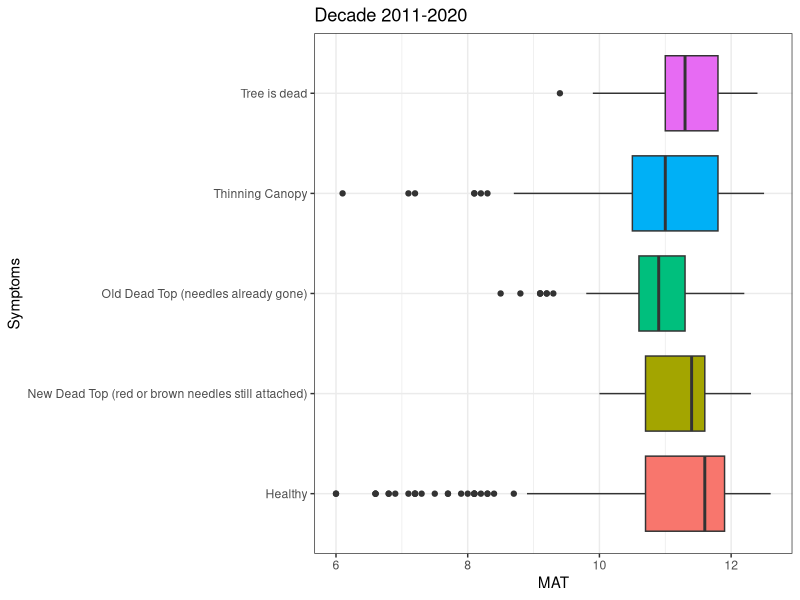
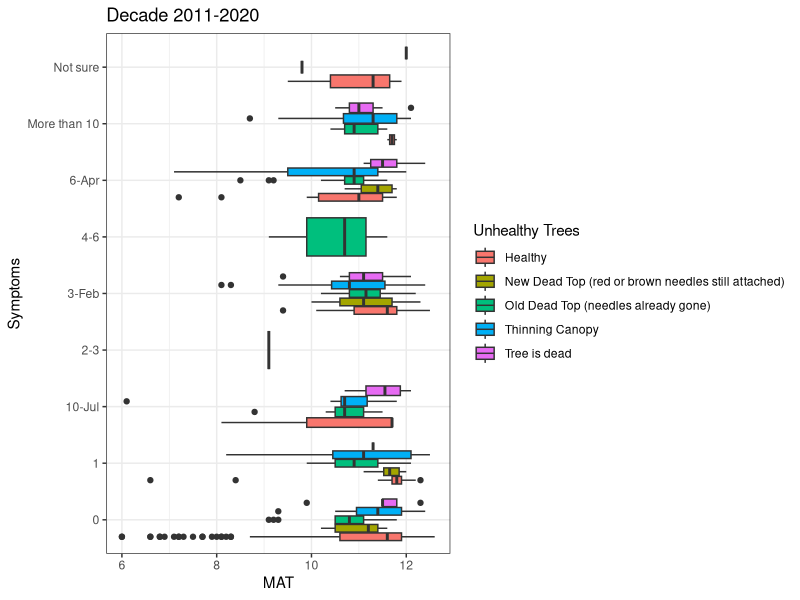
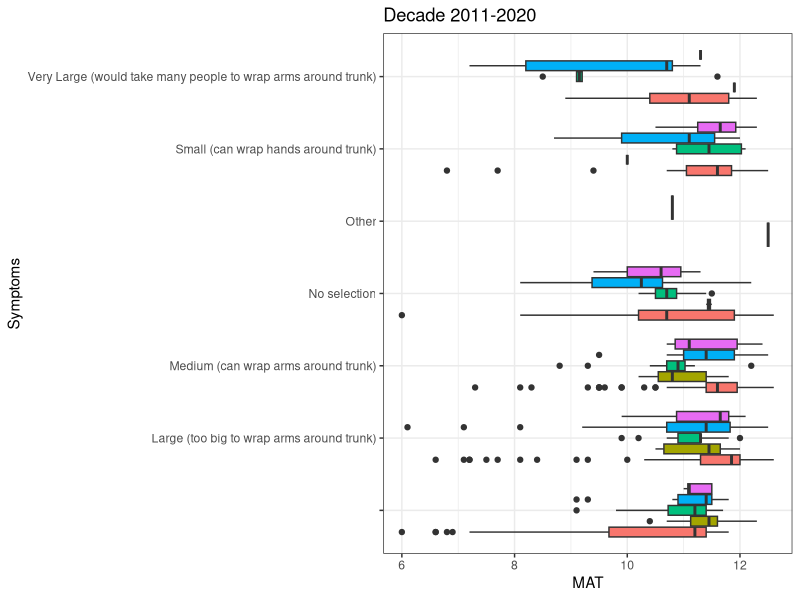
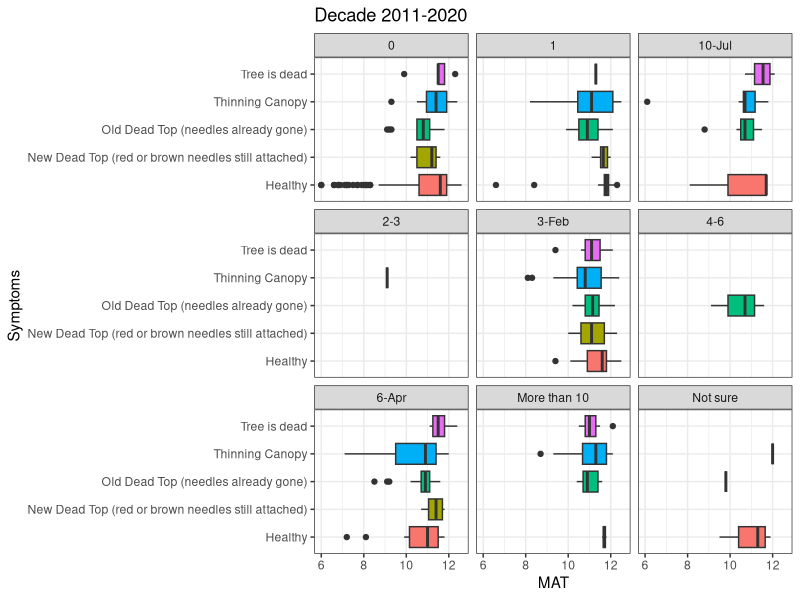
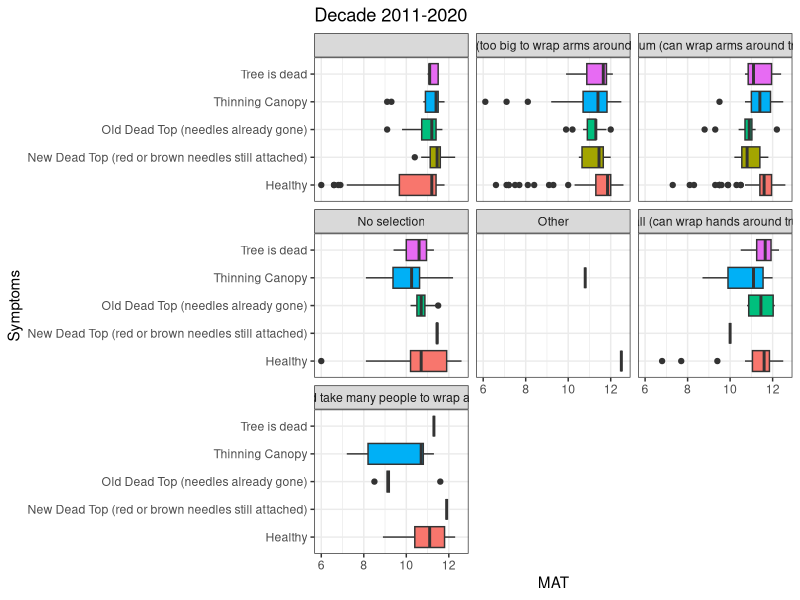
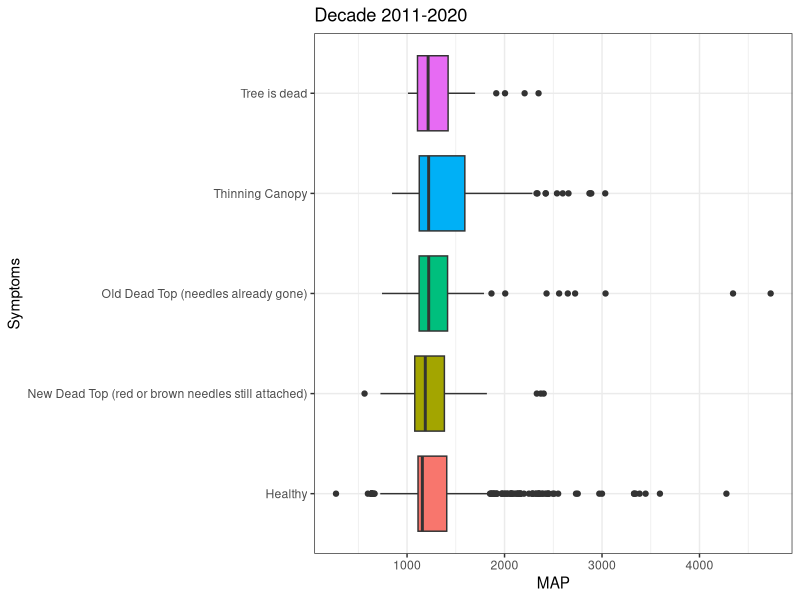
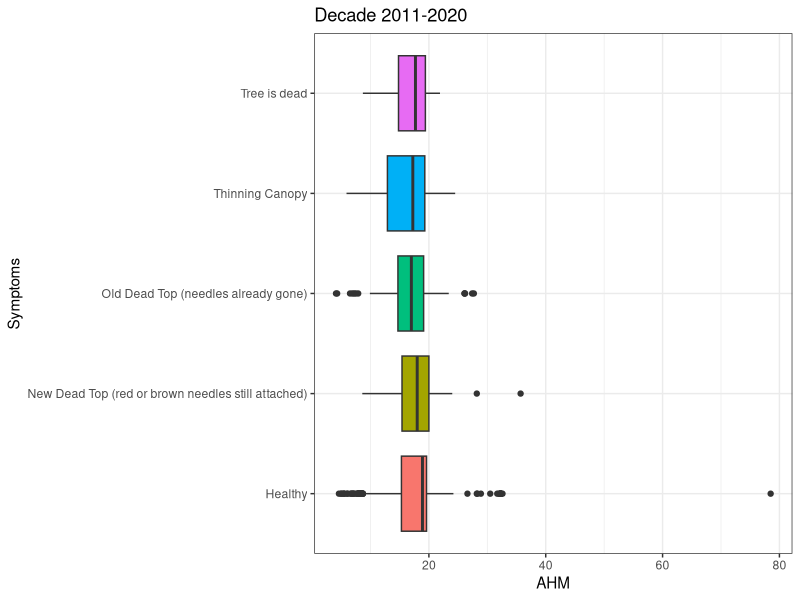
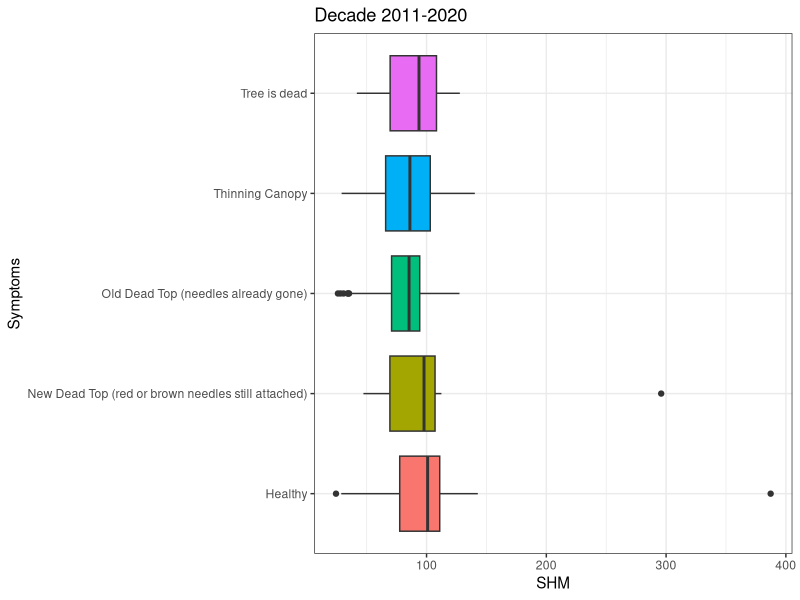

R code for these plots, in order:
## ---- chunk 1
knitr::opts_chunk$set(echo = FALSE)
knitr::opts_knit$set(root.dir = "/Users/redcedar/ServerFiles/redcedar/") 
## ---- chunk 2
#install.packages("tidyverse")
library(tidyverse)
## ---- chunk 3
data <- read.csv("./data/observations-9.19.21.csv")
## ---- chunk 4
gps <- data[c(1,22,23)]
gps <- rename(gps,lat = latitude) %>% `colnames<-`(c("ID2","lat","long")) %>% mutate(el = ".") #columns were ranamed to match format for ClimateNA tool.
## ---- chunk 5
normals <- read.csv("./data/gps_Normal_1991_2020MSY.csv")
normals <- rename(normals, id = ID2) #rename column 'ID2' (changed for ClimateNA tool) back to 'id'
## ---- chunk 6
lastdecade <- read.csv("./data/gps_Decade_2011_2020MSY.csv")
lastdecade <- rename(lastdecade, id = ID2) #rename column 'ID2' (changed for ClimateNA tool) back to 'id'
## ---- chunk 7
topo <- read.csv("./data/gps plus DEM and TOPO data.csv")
topo <- rename(topo, id = ID2) #rename column 'ID2' (changed for ClimateNA tool) back to 'id'
## ---- chunk 8
wasoils <- read.csv("./data/Washington_GPS_Soils_Data_muaggatt_component.csv")
orsoils <- read.csv("./data/Oregon_GPS_Soils_Data_muagget_component.csv") #note misspelling of muaggatt
wasoils <- rename(wasoils, id = ID2) #rename column 'ID2' (changed for ClimateNA tool) back to 'id'
orsoils <- rename(orsoils, id = ID2) #rename column 'ID2' (changed for ClimateNA tool) back to 'id'
pnwsoils <- bind_rows(wasoils,orsoils)
## ---- chunk 9
#combinednormals <- left_join(data,normals,by="id")  %>% left_join(.,topo,by="id") %>% left_join(.,pnwsoils,by="id")
combo.decade <- left_join(data,lastdecade,by="id")  %>% left_join(.,topo,by="id") %>% left_join(.,pnwsoils,by="id")
## ---- chunk 10
combo.decade$field.tree.canopy.symptoms[combo.decade$field.tree.canopy.symptoms=="Multiple Symptoms"] <-"Multiple Symptoms (please list in Notes)"
combo.decade$field.tree.canopy.symptoms[combo.decade$field.tree.canopy.symptoms=="multiple symptoms"] <-"Multiple Symptoms (please list in Notes)"
combo.decade$field.tree.canopy.symptoms[combo.decade$field.tree.canopy.symptoms=="thinning foliage"] <-"Thinning Canopy"
combo.decade$field.tree.canopy.symptoms[combo.decade$field.tree.canopy.symptoms=="healthy"] <-"Healthy"
combo.decade$field.tree.canopy.symptoms[combo.decade$field.tree.canopy.symptoms=="dead top"] <-"Old Dead Top (needles already gone)"
combo.decade <- combo.decade %>% droplevels()
combo.decade$field.tree.canopy.symptoms <- as.factor(combo.decade$field.tree.canopy.symptoms)
#levels(combo.decade$field.tree.canopy.symptoms)
## ---- chunk 11
combo.decade$field.number.of.additional.unhealthy.trees..of.same.species..in.area..within.sight.[combo.decade$field.number.of.additional.unhealthy.trees..of.same.species..in.area..within.sight.=="4"] <- "4-6"
combo.decade$field.number.of.additional.unhealthy.trees..of.same.species..in.area..within.sight.[combo.decade$field.number.of.additional.unhealthy.trees..of.same.species..in.area..within.sight.=="5"] <- "4-6"
combo.decade$field.number.of.additional.unhealthy.trees..of.same.species..in.area..within.sight.[combo.decade$field.number.of.additional.unhealthy.trees..of.same.species..in.area..within.sight.=="2"] <- "2-3"
combo.decade <- combo.decade %>% droplevels()
combo.decade$field.number.of.additional.unhealthy.trees..of.same.species..in.area..within.sight. <- as.factor(combo.decade$field.number.of.additional.unhealthy.trees..of.same.species..in.area..within.sight.)
#levels(combo.decade$field.number.of.additional.unhealthy.trees..of.same.species..in.area..within.sight.)
## ---- chunk 12
combo.decade$field.optional...tree.size[combo.decade$field.optional...tree.size == "Large"] <- "Large (too big to wrap arms around trunk)"
combo.decade$field.optional...tree.size[combo.decade$field.optional...tree.size == "Medium"] <- "Medium (can wrap arms around trunk)"
combo.decade$field.optional...tree.size[combo.decade$field.optional...tree.size == "Small"] <- "Small (can wrap hands around trunk)"
combo.decade$field.optional...tree.size[combo.decade$field.optional...tree.size == "Very Large"] <- "Very Large (would take many people to wrap arms around trunk)"
combo.decade <- combo.decade %>% droplevels()
combo.decade$field.optional...tree.size <- as.factor(combo.decade$field.optional...tree.size)
#levels(combo.decade$field.optional...tree.size)
## ---- chunk 13
combo.decade <- combo.decade %>% filter(MAP >0 & RASTERVALU>=0, na.rm=TRUE)
## ---- chunk 14
combo.decade %>% group_by(field.tree.canopy.symptoms) %>% count()
## ---- chunk 15
filtered.symptoms <- combo.decade  %>% filter(field.tree.canopy.symptoms=="Healthy"|field.tree.canopy.symptoms=="Thinning Canopy"|field.tree.canopy.symptoms=="New Dead Top (red or brown needles still attached)"|field.tree.canopy.symptoms=="Old Dead Top (needles already gone)"|field.tree.canopy.symptoms=="Tree is dead") %>% droplevels()
#levels(filtered.symptoms$field.tree.canopy.symptoms)
## ---- chunk 16
filtered.symptoms %>% group_by(field.tree.canopy.symptoms) %>% count()
## ---- chunk 17
level_key <- c("Healthy" = "Healthy", "Thinning Canopy" = "Unhealthy", "New Dead Top (red or brown needles still attached)" = "Unhealthy", "Old Dead Top (needles already gone)" = "Unhealthy", "Tree is dead" = "Unhealthy", "Multiple Symptoms (please list in Notes)" = "Unhealthy", "Extra Cone Crop" = "Unhealthy", "Browning Canopy" = "Unhealthy","Branch Dieback or 'Flagging'" = "Unhealthy", "Other (please describe in Notes)" = "Unhealthy", "Yellowing Canopy" = "Unhealthy")

binary <- combo.decade
binary$field.tree.canopy.symptoms <- recode_factor(binary$field.tree.canopy.symptoms, !!!level_key)
#levels(binary$field.tree.canopy.symptoms)
## ---- chunk 18
binary %>% group_by(field.tree.canopy.symptoms) %>% count()
## ---- chunk 19
ggplot(filtered.symptoms,aes(field.tree.canopy.symptoms,MAT,fill=field.tree.canopy.symptoms))+geom_boxplot(show.legend=FALSE)+coord_flip()+theme_bw() +labs(title="Decade 2011-2020",x="Symptoms")
## ---- chunk 20
ggplot(filtered.symptoms,aes(field.number.of.additional.unhealthy.trees..of.same.species..in.area..within.sight.,MAT,fill=field.tree.canopy.symptoms))+geom_boxplot()+coord_flip()+theme_bw() +labs(fill="Unhealthy Trees")+labs(title="Decade 2011-2020",x="Symptoms")
## ---- chunk 21
ggplot(filtered.symptoms,aes(field.optional...tree.size,MAT,fill=field.tree.canopy.symptoms))+geom_boxplot(show.legend=FALSE)+coord_flip()+theme_bw() +labs(fill="Unhealthy Trees")+labs(title="Decade 2011-2020",x="Symptoms")
## ---- chunk 22
ggplot(filtered.symptoms,aes(field.tree.canopy.symptoms,MAT,fill=field.tree.canopy.symptoms))+geom_boxplot(show.legend=FALSE)+coord_flip()+facet_wrap(~field.number.of.additional.unhealthy.trees..of.same.species..in.area..within.sight.)+theme_bw() +labs(title="Decade 2011-2020",x="Symptoms")
## ---- chunk 23
ggplot(filtered.symptoms,aes(field.tree.canopy.symptoms,MAT,fill=field.tree.canopy.symptoms))+geom_boxplot(show.legend=FALSE)+coord_flip()+theme_bw() +facet_wrap(~field.optional...tree.size) +labs(title="Decade 2011-2020",x="Symptoms")
## ---- chunk 24
ggplot(filtered.symptoms,aes(field.tree.canopy.symptoms,MAP,fill=field.tree.canopy.symptoms))+geom_boxplot(show.legend=FALSE)+coord_flip()+theme_bw() +labs(title="Decade 2011-2020",x="Symptoms")
## ---- chunk 25
ggplot(filtered.symptoms,aes(field.tree.canopy.symptoms,AHM,fill=field.tree.canopy.symptoms))+geom_boxplot(show.legend=FALSE)+coord_flip()+theme_bw() +labs(title="Decade 2011-2020",x="Symptoms")
## ---- chunk 26
ggplot(filtered.symptoms,aes(field.tree.canopy.symptoms,SHM,fill=field.tree.canopy.symptoms))+geom_boxplot(show.legend=FALSE)+coord_flip()+theme_bw() +labs(title="Decade 2011-2020",x="Symptoms")
## ---- chunk 27
filtered.symptoms.shm <- filtered.symptoms %>% filter(SHM<200) %>% droplevels()
## ---- chunk 28
ggplot(filtered.symptoms.shm,aes(field.tree.canopy.symptoms,SHM,fill=field.tree.canopy.symptoms))+geom_boxplot(show.legend=FALSE)+coord_flip()+theme_bw() +labs(title="Decade 2011-2020",x="Symptoms", y="Summer Heat-Moisture Index")
## ---- chunk 29
ggplot(filtered.symptoms,aes(field.tree.canopy.symptoms,MSP,fill=field.tree.canopy.symptoms))+geom_boxplot(show.legend=FALSE)+coord_flip()+theme_bw() +labs(title="Decade 2011-2020",x="Symptoms")
## ---- chunk 30
ggplot(filtered.symptoms,aes(field.tree.canopy.symptoms,CMD,fill=field.tree.canopy.symptoms))+geom_boxplot(show.legend=FALSE)+coord_flip()+theme_bw() +labs(title="Decade 2011-2020",x="Symptoms")
## ---- chunk 31
ggplot(filtered.symptoms,aes(field.tree.canopy.symptoms,Eref,fill=field.tree.canopy.symptoms))+geom_boxplot(show.legend=FALSE)+coord_flip()+theme_bw() +labs(title="Decade 2011-2020",x="Symptoms")
## ---- chunk 32
ggplot(filtered.symptoms,aes(field.tree.canopy.symptoms,Aspect.x,fill=field.tree.canopy.symptoms))+geom_boxplot(show.legend=FALSE)+coord_flip()+theme_bw() +labs(title="Aspect (degrees)",x="Symptoms")
## ---- chunk 33
ggplot(filtered.symptoms,aes(field.tree.canopy.symptoms,Slope.x,fill=field.tree.canopy.symptoms))+geom_boxplot(show.legend=FALSE)+coord_flip()+theme_bw() +labs(title="Slope (degrees)",x="Symptoms")
## ---- chunk 34
ggplot(filtered.symptoms,aes(field.tree.canopy.symptoms,PNWSRTMDEM.x,fill=field.tree.canopy.symptoms))+geom_boxplot(show.legend=FALSE)+coord_flip()+theme_bw() +labs(title="Elevation (meters)",x="Symptoms")
## ---- chunk 35
ggplot(filtered.symptoms,aes(Slope.x,CMD,color=field.tree.canopy.symptoms))+geom_point()
## ---- chunk 36
ggplot(filtered.symptoms,aes(Slope.x,CMD,color=field.tree.canopy.symptoms))+geom_smooth()
## ---- chunk 37
ggplot(filtered.symptoms,aes(Slope.x,CMD,color=field.tree.canopy.symptoms))+geom_smooth()+facet_wrap(~field.tree.canopy.symptoms)
## ---- chunk 38
ggplot(filtered.symptoms,aes(PNWSRTMDEM.x,CMD,color=field.tree.canopy.symptoms))+geom_smooth()
## ---- chunk 39
ggplot(filtered.symptoms,aes(field.tree.canopy.symptoms,muaggatt_brockdepmin,fill=field.tree.canopy.symptoms))+geom_boxplot(show.legend=FALSE)+coord_flip()+theme_bw() +labs(x="Symptoms")
## ---- chunk 40
ggplot(filtered.symptoms,aes(muaggatt_drclassdcd,field.tree.canopy.symptoms,color=field.tree.canopy.symptoms))+geom_count(show.legend=FALSE)+coord_flip()+theme_bw() +labs(x="Symptoms")
## ---- chunk 41
ggplot(filtered.symptoms,aes(field.tree.canopy.symptoms,fill=field.tree.canopy.symptoms))+geom_bar(show.legend=FALSE)+coord_flip()+theme_bw() +labs(x="Symptoms")+facet_wrap(~muaggatt_drclassdcd)
## ---- chunk 42
ggplot(filtered.symptoms,aes(muaggatt_drclasswettest,field.tree.canopy.symptoms,color=field.tree.canopy.symptoms))+geom_count(show.legend=FALSE)+coord_flip()+theme_bw() +labs(x="Symptoms")
## ---- chunk 43
ggplot(filtered.symptoms,aes(field.tree.canopy.symptoms,fill=field.tree.canopy.symptoms))+geom_bar(show.legend=FALSE)+coord_flip()+theme_bw() +labs(x="Symptoms")+facet_wrap(~muaggatt_drclasswettest)
## ---- chunk 44
ggplot(filtered.symptoms,aes(muaggatt_hydgrpdcd,field.tree.canopy.symptoms,color=field.tree.canopy.symptoms))+geom_count(show.legend=FALSE)+coord_flip()+theme_bw() +labs(x="Symptoms")
## ---- chunk 45
ggplot(filtered.symptoms,aes(field.tree.canopy.symptoms,fill=field.tree.canopy.symptoms))+geom_bar(show.legend=FALSE)+coord_flip()+theme_bw() +labs(x="Symptoms")+facet_wrap(~muaggatt_hydgrpdcd)
## ---- chunk 46
ggplot(filtered.symptoms,aes(field.tree.canopy.symptoms,muaggatt_slopegradwta,fill=field.tree.canopy.symptoms))+geom_boxplot(show.legend=FALSE)+coord_flip()+theme_bw() +labs(x="Symptoms")
## ---- chunk 47
ggplot(filtered.symptoms,aes(field.tree.canopy.symptoms,muaggatt_niccdcdpct,fill=field.tree.canopy.symptoms))+geom_boxplot(show.legend=FALSE)+coord_flip()+theme_bw() +labs(x="Symptoms")
## ---- chunk 48
ggplot(binary,aes(field.tree.canopy.symptoms,MAT,fill=field.tree.canopy.symptoms))+geom_boxplot(show.legend=FALSE)+coord_flip()+theme_bw() +labs(title="Decade 2011-2020",x="Symptoms")
## ---- chunk 49
ggplot(binary,aes(field.number.of.additional.unhealthy.trees..of.same.species..in.area..within.sight.,MAT,fill=field.tree.canopy.symptoms))+geom_boxplot()+coord_flip()+theme_bw() +labs(fill="Unhealthy Trees")+labs(title="Decade 2011-2020",x="Symptoms")
## ---- chunk 50
ggplot(binary,aes(field.optional...tree.size,MAT,fill=field.tree.canopy.symptoms))+geom_boxplot(show.legend=FALSE)+coord_flip()+theme_bw() +labs(fill="Unhealthy Trees")+labs(title="Decade 2011-2020",x="Symptoms")
## ---- chunk 51
ggplot(binary,aes(field.tree.canopy.symptoms,MAT,fill=field.tree.canopy.symptoms))+geom_boxplot(show.legend=FALSE)+coord_flip()+facet_wrap(~field.number.of.additional.unhealthy.trees..of.same.species..in.area..within.sight.)+theme_bw() +labs(title="Decade 2011-2020",x="Symptoms")
## ---- chunk 52
ggplot(binary,aes(field.tree.canopy.symptoms,MAT,fill=field.tree.canopy.symptoms))+geom_boxplot(show.legend=FALSE)+coord_flip()+theme_bw() +facet_wrap(~field.optional...tree.size) +labs(title="Decade 2011-2020",x="Symptoms")
## ---- chunk 53
ggplot(binary,aes(field.tree.canopy.symptoms,MAP,fill=field.tree.canopy.symptoms))+geom_boxplot(show.legend=FALSE)+coord_flip()+theme_bw() +labs(title="Decade 2011-2020",x="Symptoms")
## ---- chunk 54
ggplot(binary,aes(field.tree.canopy.symptoms,AHM,fill=field.tree.canopy.symptoms))+geom_boxplot(show.legend=FALSE)+coord_flip()+theme_bw() +labs(title="Decade 2011-2020",x="Symptoms")
## ---- chunk 55
ggplot(binary,aes(field.tree.canopy.symptoms,SHM,fill=field.tree.canopy.symptoms))+geom_boxplot(show.legend=FALSE)+coord_flip()+theme_bw() +labs(title="Decade 2011-2020",x="Symptoms")
## ---- chunk 56
binary.shm <- binary %>% filter(SHM<200) %>% droplevels()
## ---- chunk 57
ggplot(binary.shm,aes(field.tree.canopy.symptoms,SHM,fill=field.tree.canopy.symptoms))+geom_boxplot(show.legend=FALSE)+coord_flip()+theme_bw() +labs(title="Decade 2011-2020",x="Symptoms")
## ---- chunk 58
ggplot(binary,aes(field.tree.canopy.symptoms,MSP,fill=field.tree.canopy.symptoms))+geom_boxplot(show.legend=FALSE)+coord_flip()+theme_bw() +labs(title="Decade 2011-2020",x="Symptoms")
## ---- chunk 59
ggplot(binary,aes(field.tree.canopy.symptoms,CMD,fill=field.tree.canopy.symptoms))+geom_boxplot(show.legend=FALSE)+coord_flip()+theme_bw() +labs(title="Decade 2011-2020",x="Symptoms")
## ---- chunk 60
ggplot(binary,aes(field.tree.canopy.symptoms,Eref,fill=field.tree.canopy.symptoms))+geom_boxplot(show.legend=FALSE)+coord_flip()+theme_bw() +labs(title="Decade 2011-2020",x="Symptoms")
## ---- chunk 61
ggplot(binary,aes(PNWSRTMDEM.x,CMD,color=field.tree.canopy.symptoms))+geom_smooth()
## ---- chunk 62
ggplot(binary,aes(field.tree.canopy.symptoms,Slope.x,fill=field.tree.canopy.symptoms))+geom_boxplot(show.legend=FALSE)+coord_flip()+theme_bw() +labs(title="Slope (degrees)",x="Symptoms")
## ---- chunk 63
ggplot(binary,aes(field.tree.canopy.symptoms,muaggatt_brockdepmin,fill=field.tree.canopy.symptoms))+geom_boxplot(show.legend=FALSE)+coord_flip()+theme_bw() +labs(x="Symptoms")
## ---- chunk 64
ggplot(binary,aes(muaggatt_drclassdcd,field.tree.canopy.symptoms,color=field.tree.canopy.symptoms))+geom_count(show.legend=FALSE)+coord_flip()+theme_bw() +labs(x="Symptoms")
## ---- chunk 65
ggplot(binary,aes(field.tree.canopy.symptoms,fill=field.tree.canopy.symptoms))+geom_bar(show.legend=FALSE)+coord_flip()+theme_bw() +labs(x="Symptoms")+facet_wrap(~muaggatt_drclassdcd)
## ---- chunk 66
ggplot(binary,aes(muaggatt_drclasswettest,field.tree.canopy.symptoms,color=field.tree.canopy.symptoms))+geom_count(show.legend=FALSE)+coord_flip()+theme_bw() +labs(x="Symptoms")
## ---- chunk 67
ggplot(binary,aes(field.tree.canopy.symptoms,fill=field.tree.canopy.symptoms))+geom_bar(show.legend=FALSE)+coord_flip()+theme_bw() +labs(x="Symptoms")+facet_wrap(~muaggatt_drclasswettest)
## ---- chunk 68
ggplot(binary,aes(muaggatt_hydgrpdcd,field.tree.canopy.symptoms,color=field.tree.canopy.symptoms))+geom_count(show.legend=FALSE)+coord_flip()+theme_bw() +labs(x="Symptoms")
## ---- chunk 69
ggplot(binary,aes(field.tree.canopy.symptoms,fill=field.tree.canopy.symptoms))+geom_bar(show.legend=FALSE)+coord_flip()+theme_bw() +labs(x="Symptoms")+facet_wrap(~muaggatt_hydgrpdcd)
## ---- chunk 70
ggplot(binary,aes(field.tree.canopy.symptoms,muaggatt_slopegradwta,fill=field.tree.canopy.symptoms))+geom_boxplot(show.legend=FALSE)+coord_flip()+theme_bw() +labs(x="Symptoms")
## ---- chunk 71
ggplot(binary,aes(field.tree.canopy.symptoms,muaggatt_niccdcdpct,fill=field.tree.canopy.symptoms))+geom_boxplot(show.legend=FALSE)+coord_flip()+theme_bw() +labs(x="Symptoms")
